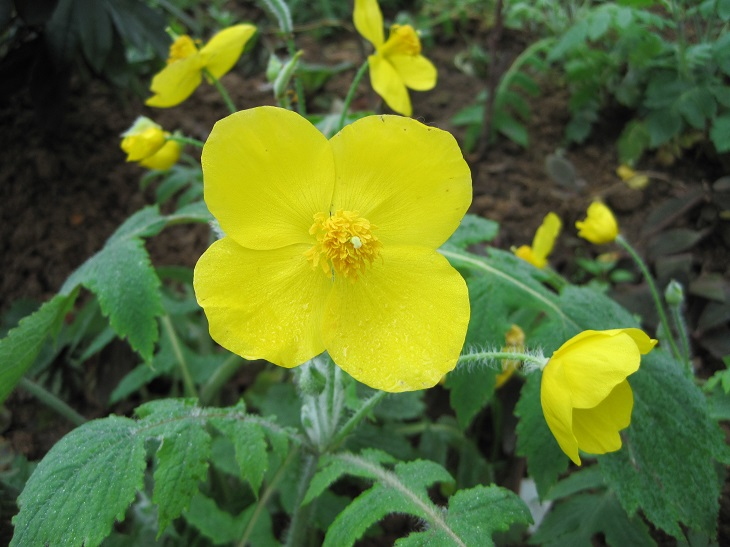
#> input picture 3-3图像美化/image0.JPG, 730 x 547 px, found by its file name
$ jupyter execute '03图片修补.ipynb'
#> lines starting #> are read from the running program, lines starting #| are printed output that depends on the picture; after the words box and inside, x2 and y2 are one past the last pixel; in counts of white or black regions, pixels touching at a corner belong together
[cell 1]
import cv2
import numpy as np
img = cv2.imread('image0.jpg',1)
#> img is the input picture: shape (547, 730, 3); mean B, G, R 48.7, 109.6, 90.1
for i in range(200,300):
    img[i,200] = (255,255,255)
    img[i,200+1] = (255,255,255)
    img[i,200-1] = (255,255,255)
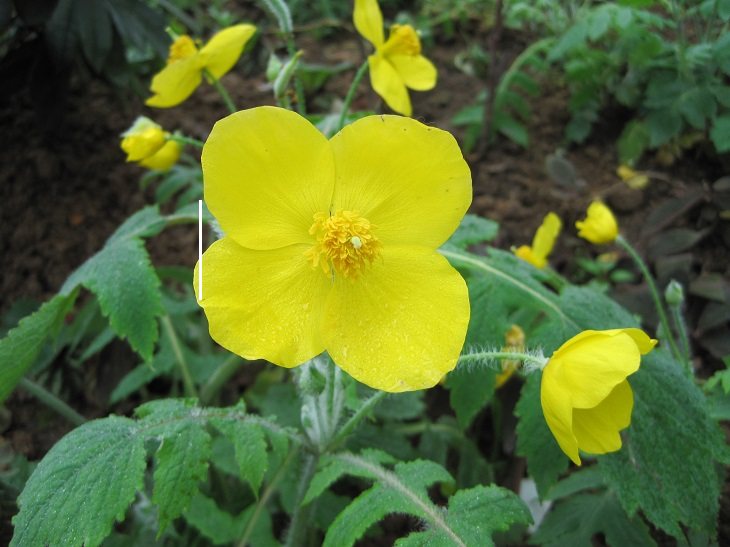
#> img: shape (547, 730, 3); 0.08% of pixels changed, all inside (x1, y1, x2, y2) = (199, 200, 202, 300)
for i in range(150,250):
    img[250,i] = (255,255,255)
    img[250+1,i] = (255,255,255)
    img[250-1,i] = (255,255,255)
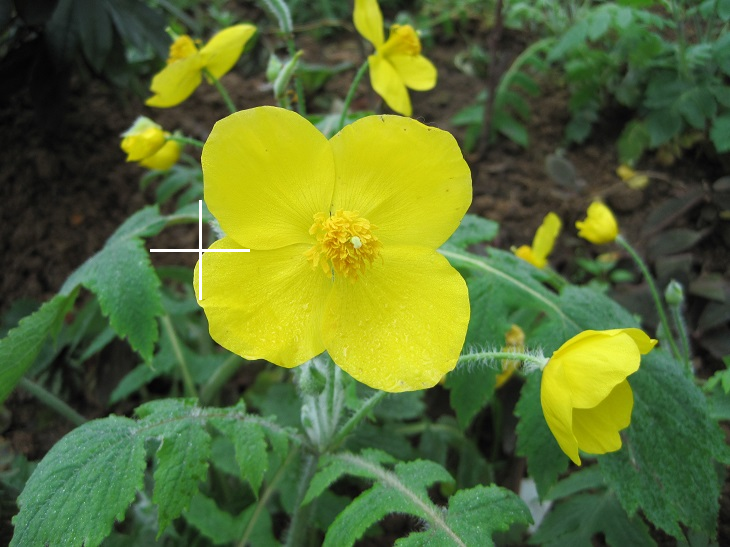
#> img: shape (547, 730, 3); 0.07% of pixels changed, all inside (x1, y1, x2, y2) = (150, 249, 250, 252)
cv2.imwrite('damaged.jpg',img)
cv2.imshow('image',img)
cv2.waitKey(0)

[cell 2]
#1 坏图 2 array 3 inpaint
import cv2
import numpy as np

img = cv2.imread('damaged.jpg', 1)
cv2.imshow('src', img)
imgInfo = img.shape
#> imgInfo = (547, 730, 3)
height = imgInfo[0]
#> height = 547
width = imgInfo[1]
#> width = 730
paint = np.zeros((height, width, 1), np.uint8)

for i in range(200, 300):
    paint[i, 200] = 255
    paint[i, 200 + 1] = 255
    paint[i, 200 - 1] = 255
for i in range(150, 250):
    paint[250, i] = 255
    paint[250 + 1, i] = 255
    paint[250 - 1, i] = 255
cv2.imshow('paint', paint)
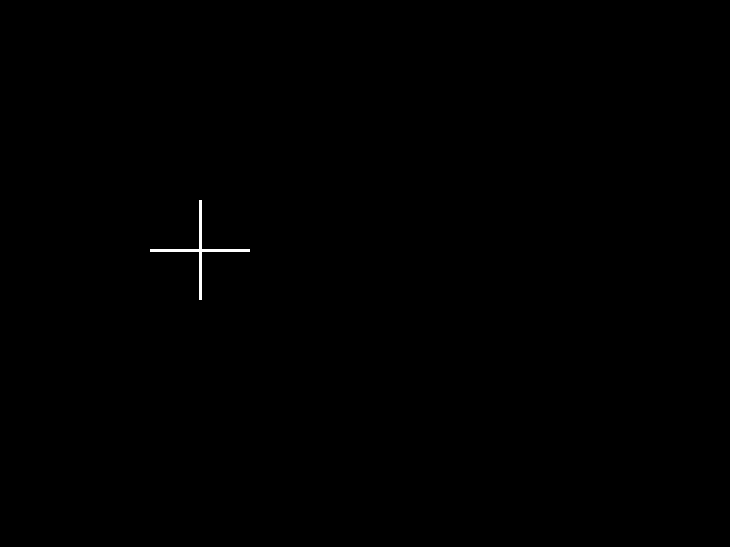
#> window 'paint': shape (547, 730, 1); 0.15% white; 1 white region, box (x1, y1, x2, y2) and area: (150, 200, 250, 300) 591
#1 src 2 mask
imgDst = cv2.inpaint(img, paint, 3, cv2.INPAINT_TELEA)

cv2.imshow('image', imgDst)
cv2.waitKey(0)
